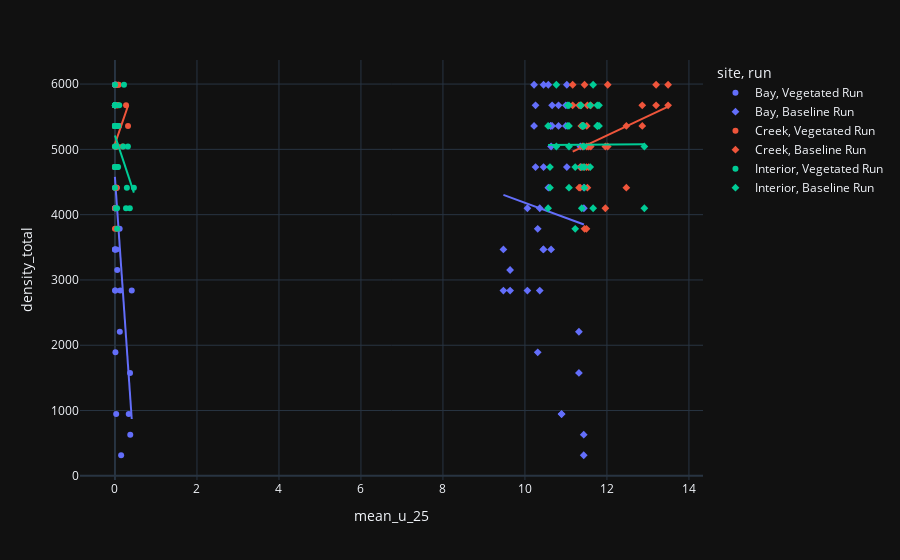

Here is the notebook cell this chart was saved with:
### Code cell
fig = px.scatter(dff, x='mean_u_25', y='density_total', symbol='run', color='site', trendline='ols', template='plotly_dark')
#fig = px.scatter(base_df, x='mean_u_25', y='density_total', symbol='site', color='site')
fig.update_layout(
    autosize=True,)
fig.show()
